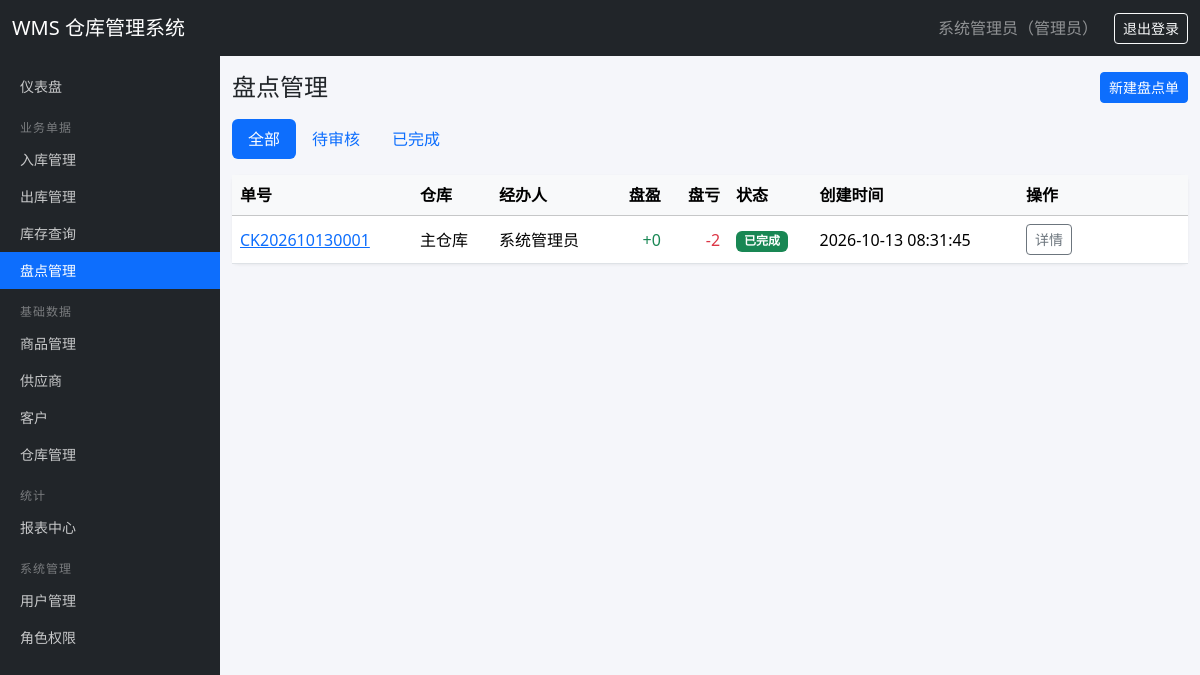
Screenshot of /stock-check/ (signed in) with the database file from the repository.
### tables this page shows
CREATE TABLE users (
    id INTEGER PRIMARY KEY AUTOINCREMENT,
    username TEXT UNIQUE NOT NULL,
    password_hash TEXT NOT NULL,
    real_name TEXT DEFAULT '',
    email TEXT DEFAULT '',
    phone TEXT DEFAULT '',
    is_active INTEGER DEFAULT 1,
    created_at TEXT DEFAULT (datetime('now', 'localtime'))
);

CREATE TABLE roles (
    id INTEGER PRIMARY KEY AUTOINCREMENT,
    name TEXT UNIQUE NOT NULL,
    description TEXT DEFAULT '',
    created_at TEXT DEFAULT (datetime('now', 'localtime'))
);

CREATE TABLE stock_check (
    id INTEGER PRIMARY KEY AUTOINCREMENT,
    code TEXT UNIQUE NOT NULL,
    warehouse_id INTEGER NOT NULL REFERENCES warehouses(id),
    operator_id INTEGER REFERENCES users(id),
    status TEXT DEFAULT 'pending',
    remark TEXT DEFAULT '',
    created_at TEXT DEFAULT (datetime('now', 'localtime'))
);

CREATE TABLE warehouses (
    id INTEGER PRIMARY KEY AUTOINCREMENT,
    name TEXT NOT NULL,
    location TEXT DEFAULT '',
    remark TEXT DEFAULT ''
);

### routes/stock_check.py (the view)
@bp.route('/')
@permission_required('stock_check:view')
def index():
    status = request.args.get('status', '')
    sql = '''SELECT c.*, w.name AS warehouse_name, COALESCE(NULLIF(u.real_name, ''), u.username) AS operator_name,
                    (SELECT COALESCE(SUM(CASE WHEN i.diff > 0 THEN i.diff ELSE 0 END), 0)
                     FROM stock_check_items i WHERE i.stock_check_id = c.id) AS total_profit,
                    (SELECT COALESCE(SUM(CASE WHEN i.diff < 0 THEN -i.diff ELSE 0 END), 0)
                     FROM stock_check_items i WHERE i.stock_check_id = c.id) AS total_loss
             FROM stock_check c
             LEFT JOIN warehouses w ON w.id = c.warehouse_id
             LEFT JOIN users u ON u.id = c.operator_id'''
    params = []
    if status in ('pending', 'approved'):
        sql += ' WHERE c.status = ?'
        params.append(status)
    sql += ' ORDER BY c.id DESC'
    orders = get_db().execute(sql, params).fetchall()
    return render_template('stock_check_list.html', orders=orders, status=status)

### auth.py (called while the page is built)
def load_user_permissions(user_id):
    rows = get_db().execute(
        '''SELECT DISTINCT p.code FROM permissions p
           JOIN role_permissions rp ON rp.permission_id = p.id
           JOIN user_roles ur ON ur.role_id = rp.role_id
           WHERE ur.user_id = ?''', (user_id,)).fetchall()
    return {r['code'] for r in rows}

@login_manager.user_loader
def load_user(user_id):
    row = get_db().execute('SELECT * FROM users WHERE id = ?', (user_id,)).fetchone()
    if row is None or not row['is_active']:
        return None
    return User(row, load_user_permissions(row['id']))

def permission_required(code):
    def decorator(view):
        @wraps(view)
        def wrapped(*args, **kwargs):
            if not current_user.is_authenticated:
                return login_manager.unauthorized()
            if not current_user.has_perm(code):
                abort(403)
            return view(*args, **kwargs)
        return wrapped
    return decorator

    @property
    def is_active(self):
        return self._active

    def has_perm(self, code):
        return code in self.permissions

    def role_names(self):
        rows = get_db().execute(
            '''SELECT r.name FROM roles r
               JOIN user_roles ur ON ur.role_id = r.id
               WHERE ur.user_id = ?''', (self.id,)).fetchall()
        return '、'.join(r['name'] for r in rows) or '未分配角色'

### db.py (called while the page is built)
def get_db():
    if 'db' not in g:
        g.db = sqlite3.connect(current_app.config['DATABASE'])
        g.db.row_factory = sqlite3.Row
        g.db.execute('PRAGMA foreign_keys = ON')
    return g.db

### templates/stock_check_list.html (shortened to what this page needs)
{% extends "base.html" %}
{% block content %}
<div class="d-flex justify-content-between align-items-center mb-3">
  <h4 class="mb-0">盘点管理</h4>
  {% if current_user.has_perm('stock_check:create') %}
  <a class="btn btn-primary btn-sm" href="{{ url_for('stock_check.create') }}">新建盘点单</a>
  {% endif %}
</div>
<ul class="nav nav-pills mb-3">
  <li class="nav-item"><a class="nav-link {{ 'active' if not status }}" href="{{ url_for('stock_check.index') }}">全部</a></li>
  <li class="nav-item"><a class="nav-link {{ 'active' if status == 'pending' }}" href="{{ url_for('stock_check.index', status='pending') }}">待审核</a></li>
  <li class="nav-item"><a class="nav-link {{ 'active' if status == 'approved' }}" href="{{ url_for('stock_check.index', status='approved') }}">已完成</a></li>
</ul>
<div class="card">
  <div class="table-responsive">
    <table class="table table-hover align-middle mb-0">
      <thead class="table-light">
        <tr>
          <th>单号</th><th>仓库</th><th>经办人</th>
          <th class="text-end">盘盈</th><th class="text-end">盘亏</th>
          <th>状态</th><th>创建时间</th><th style="width:170px">操作</th>
        </tr>
      </thead>
      <tbody>
        {% for o in orders %}
        <tr>
          <td><a href="{{ url_for('stock_check.detail', cid=o.id) }}">{{ o.code }}</a></td>
          <td>{{ o.warehouse_name }}</td>
          <td>{{ o.operator_name }}</td>
          <td class="text-end text-success">+{{ o.total_profit }}</td>
          <td class="text-end text-danger">-{{ o.total_loss }}</td>
          <td>
            {% if o.status == 'pending' %}<span class="badge text-bg-warning">待审核</span>
            {% else %}<span class="badge text-bg-success">已完成</span>{% endif %}
          </td>
          <td>{{ o.created_at }}</td>
          <td>
            <a class="btn btn-sm btn-outline-secondary" href="{{ url_for('stock_check.detail', cid=o.id) }}">详情</a>
          </td>
        </tr>
        {% else %}
        <tr><td colspan="8" class="text-center text-muted py-4">暂无盘点单</td></tr>
        {% endfor %}
      </tbody>
    </table>
  </div>
</div>
{% endblock %}

### templates/base.html (shortened to what this page needs)
<!doctype html>
<html lang="zh-CN">
<head>
  <link href="https://cdn.jsdelivr.net/npm/bootstrap@5.3.3/dist/css/bootstrap.min.css" rel="stylesheet">
  <link rel="stylesheet" href="{{ url_for('static', filename='css/style.css') }}">
</head>
<body>
<nav class="navbar navbar-dark bg-dark fixed-top">
  <div class="container-fluid">
    <a class="navbar-brand" href="{{ url_for('dashboard.index') }}">WMS 仓库管理系统</a>
    <div class="d-flex align-items-center text-white-50">
      {% if current_user.is_authenticated %}
        <span class="me-3">{{ current_user.real_name or current_user.username }}（{{ current_user.role_names() }}）</span>
        <a class="btn btn-sm btn-outline-light" href="{{ url_for('auth.logout') }}">退出登录</a>
      {% else %}
        <a class="btn btn-sm btn-outline-light" href="{{ url_for('auth.login') }}">登录</a>
      {% endif %}
    </div>
  </div>
</nav>
{% if current_user.is_authenticated %}
<nav class="sidebar">
  <ul class="nav flex-column">
    <li class="nav-item">
      <a class="nav-link {{ 'active' if request.blueprint == 'dashboard' }}" href="{{ url_for('dashboard.index') }}">仪表盘</a>
    </li>
    {% if current_user.has_perm('stock_in:view') or current_user.has_perm('stock_out:view') or current_user.has_perm('inventory:view') or current_user.has_perm('stock_check:view') %}
    <li class="menu-header">业务单据</li>
      {% if current_user.has_perm('stock_in:view') %}
      <li class="nav-item"><a class="nav-link {{ 'active' if request.blueprint == 'stock_in' }}" href="{{ url_for('stock_in.index') }}">入库管理</a></li>
      {% endif %}
      {% if current_user.has_perm('stock_out:view') %}
      <li class="nav-item"><a class="nav-link {{ 'active' if request.blueprint == 'stock_out' }}" href="{{ url_for('stock_out.index') }}">出库管理</a></li>
      {% endif %}
      {% if current_user.has_perm('inventory:view') %}
      <li class="nav-item"><a class="nav-link {{ 'active' if request.blueprint == 'inventory' }}" href="{{ url_for('inventory.index') }}">库存查询</a></li>
      {% endif %}
      {% if current_user.has_perm('stock_check:view') %}
      <li class="nav-item"><a class="nav-link {{ 'active' if request.blueprint == 'stock_check' }}" href="{{ url_for('stock_check.index') }}">盘点管理</a></li>
      {% endif %}
    {% endif %}
    {% if current_user.has_perm('product:view') or current_user.has_perm('supplier:view') or current_user.has_perm('customer:view') or current_user.has_perm('warehouse:view') %}
    <li class="menu-header">基础数据</li>
      {% if current_user.has_perm('product:view') %}
      <li class="nav-item"><a class="nav-link {{ 'active' if request.blueprint == 'product' }}" href="{{ url_for('product.index') }}">商品管理</a></li>
      {% endif %}
      {% if current_user.has_perm('supplier:view') %}
      <li class="nav-item"><a class="nav-link {{ 'active' if request.blueprint == 'supplier' }}" href="{{ url_for('supplier.index') }}">供应商</a></li>
      {% endif %}
      {% if current_user.has_perm('customer:view') %}
      <li class="nav-item"><a class="nav-link {{ 'active' if request.blueprint == 'customer' }}" href="{{ url_for('customer.index') }}">客户</a></li>
      {% endif %}
      {% if current_user.has_perm('warehouse:view') %}
      <li class="nav-item"><a class="nav-link {{ 'active' if request.blueprint == 'warehouse' }}" href="{{ url_for('warehouse.index') }}">仓库管理</a></li>
      {% endif %}
    {% endif %}
    {% if current_user.has_perm('report:view') %}
    <li class="menu-header">统计</li>
    <li class="nav-item"><a class="nav-link {{ 'active' if request.blueprint == 'report' }}" href="{{ url_for('report.index') }}">报表中心</a></li>
    {% endif %}
    {% if current_user.has_perm('user:view') or current_user.has_perm('role:view') %}
    <li class="menu-header">系统管理</li>
      {% if current_user.has_perm('user:view') %}
      <li class="nav-item"><a class="nav-link {{ 'active' if request.blueprint == 'user' }}" href="{{ url_for('user.index') }}">用户管理</a></li>
      {% endif %}
      {% if current_user.has_perm('role:view') %}
      <li class="nav-item"><a class="nav-link {{ 'active' if request.blueprint == 'role' }}" href="{{ url_for('role.index') }}">角色权限</a></li>
      {% endif %}
    {% endif %}
  </ul>
</nav>
{% endif %}
<main class="{{ 'with-sidebar' if current_user.is_authenticated else 'no-sidebar' }}">
  <div class="container-fluid py-3">
    {% block content %}{% endblock %}
  </div>
</main>
</body>
</html>

### static/css/style.css (style rules this page uses)
body { padding-top: 56px; background-color: #f5f6fa; }
.sidebar { position: fixed; top: 56px; left: 0; bottom: 0; width: 220px; background: #212529; overflow-y: auto; padding: 12px 0; z-index: 1000; }
.sidebar .nav-link { color: rgba(255, 255, 255, 0.75); padding: 8px 20px; font-size: 14px; }
.sidebar .nav-link.active { color: #fff; background: #0d6efd; }
.sidebar .menu-header { color: rgba(255, 255, 255, 0.4); font-size: 12px; padding: 14px 20px 4px; text-transform: uppercase; letter-spacing: 1px; }
main.with-sidebar { margin-left: 220px; }
.card { border: none; box-shadow: 0 1px 3px rgba(0, 0, 0, 0.06); }

### rows the page displays
users: real_name "系统管理员"
roles: role_names "管理员"
stock_check: code "CK202610130001", warehouse_name "主仓库", operator_name "系统管理员", total_profit "0", total_loss "2", status "已完成", created_at "2026-10-13 08:31:45"
